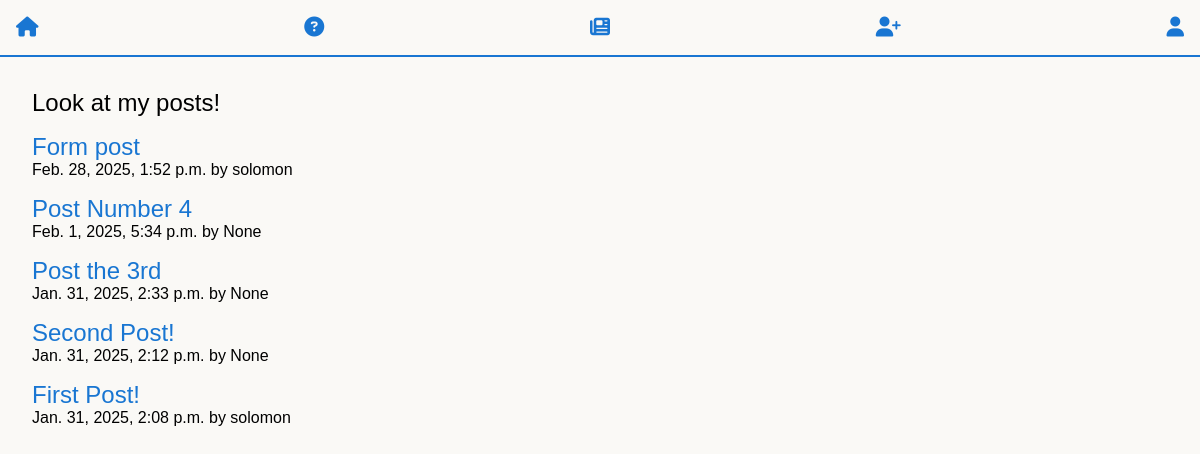
/posts/, run on the app's committed database.
### posts/models.py (models this page shows, shortened)
class Post(models.Model):
    title   = models.CharField(max_length=100)
    body    = models.TextField()
    slug    = AutoSlugField(populate_from='title', unique=True, editable=True)
    date    = models.DateTimeField(auto_now_add=True)
    banner  = models.ImageField(default="placeholder.jpg", blank=True)
    author  = models.ForeignKey(User, on_delete=models.CASCADE, default=None, null=True)

### posts/views.py (the view)
# urls.py: path('', views.index, name='index'),
def index(request):
    return render(request, 'posts/index.html', {
        'posts': Post.objects.all().order_by('-date')
    })

### posts/templates/posts/index.html (shortened to what this page needs)
{% extends "layout.html" %}
{% block content %}
    <section>
        <h1>Look at my posts!</h1>
        {% for post in posts %}
            <article class="post">
                <h2>
                    <a href="{% url 'posts:page' slug=post.slug %}">
                        {{ post.title }}
                    </a>
                </h2>
                <p>
                    <time datetime="{{ post.date|date:'Y-m-d H:i:s' }}">
                        {{ post.date }}
                    </time>
                    by {{ post.author }}
                </p>
            </article>
        {% endfor %}
    </section>
{% endblock %}

### templates/layout.html (shortened to what this page needs)
<!DOCTYPE html>
{% load static %}
<html lang="en">
    <head>
        <link rel="stylesheet" href="{% static 'css/styles.css' %}">
        <link rel='stylesheet' href='https://cdnjs.cloudflare.com/ajax/libs/font-awesome/6.7.2/css/all.min.css'>
    </head>
    <body>
        <nav>
            <a href="/" aria-label="Home" title="Home">
                <i class="fa-solid fa-house"></i>
            </a>
            <a href="/about" aria-label="About Me" title="About Me">
                <i class="fa-solid fa-circle-question"></i>
            </a>
            <a href="{% url 'posts:index' %}" aria-label="News" title="News">
                <i class="fa-solid fa-newspaper"></i>
            </a>
            {% if user.is_authenticated %}
                <a href="{% url 'posts:create' %}" aria-label="Create a post" title="Create a post">
                    <i class="fa-solid fa-pen-to-square"></i>
                </a>
                <a href="{% url 'users:logout' %}" aria-label="Logout" title="Logout">
                    <i class="fa-solid fa-right-from-bracket"></i>
                </a>
            {% else %}
                <a href="{% url 'users:register' %}" aria-label="Register" title="Register">
                    <i class="fa-solid fa-user-plus"></i>
                </a>
                <a href="{% url 'users:login' %}" aria-label="Login" title="Login">
                    <i class="fa-solid fa-user"></i>
                </a>
            {% endif %}
        </nav>
        <main>
            {% block content %}
            {% endblock %}
        </main>
    </body>
</html>

### static/css/styles.css (style rules this page uses)
*, *::before, *::after { margin: 0; padding: 0; box-sizing: border-box; }
body { min-height: 100vh; background-color: #FAF9F6; color: black; font-size: 1rem; font-family: 'Gill Sans', sans-serif; display: flex; flex-direction: column; }
nav { padding: 1rem; border-bottom: 2px solid #1976D2; font-size: 1.25rem; font-weight: 500; display: flex; justify-content: space-between; align-items: center; }
main { padding: 2rem; flex: 1; }
section { display: flex; flex-direction: column; gap: 1rem; }
h1, h2 { font-size: 1.5rem; font-weight: 500; }
a { text-decoration: none; color: #1976D2; transition: opacity 0.2s ease-in-out; }

### data on the page
Post: title "Form post", date "Feb. 28, 2025, 1:52 p.m.", author "solomon"
Post: title "Post Number 4", date "Feb. 1, 2025, 5:34 p.m.", author "None"
Post: title "Post the 3rd", date "Jan. 31, 2025, 2:33 p.m.", author "None"
Post: title "Second Post!", date "Jan. 31, 2025, 2:12 p.m.", author "None"
Post: title "First Post!", date "Jan. 31, 2025, 2:08 p.m.", author "solomon"
